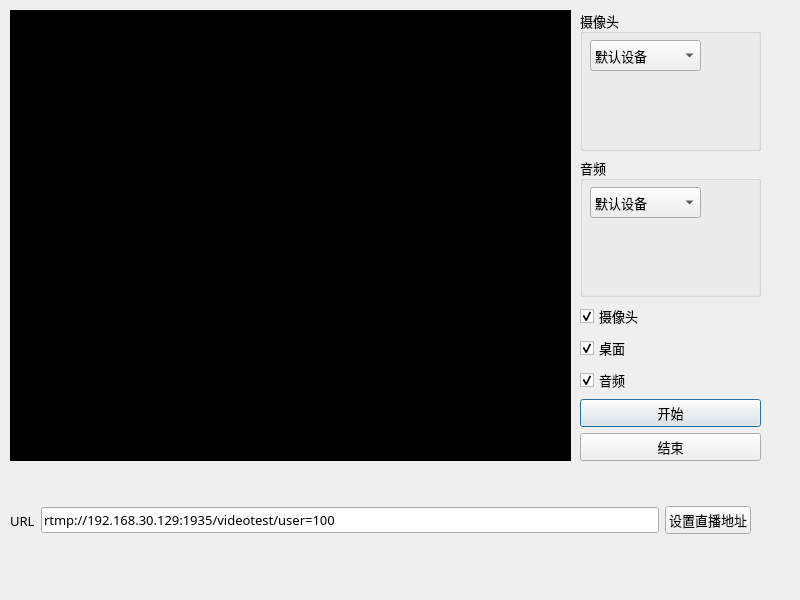
<?xml version="1.0" encoding="UTF-8"?>
<ui version="4.0">
 <class>RecorderDialog</class>
 <widget class="QDialog" name="RecorderDialog">
  <property name="geometry">
   <rect>
    <x>0</x>
    <y>0</y>
    <width>800</width>
    <height>600</height>
   </rect>
  </property>
  <property name="minimumSize">
   <size>
    <width>800</width>
    <height>600</height>
   </size>
  </property>
  <property name="maximumSize">
   <size>
    <width>800</width>
    <height>600</height>
   </size>
  </property>
  <property name="font">
   <font>
    <family>微软雅黑</family>
    <pointsize>10</pointsize>
   </font>
  </property>
  <property name="windowTitle">
   <string>RecorderDialog</string>
  </property>
  <widget class="QWidget" name="wdg_content" native="true">
   <property name="geometry">
    <rect>
     <x>0</x>
     <y>0</y>
     <width>791</width>
     <height>571</height>
    </rect>
   </property>
   <property name="font">
    <font>
     <family>微软雅黑</family>
     <pointsize>10</pointsize>
    </font>
   </property>
   <widget class="QWidget" name="wdg_show" native="true">
    <property name="geometry">
     <rect>
      <x>10</x>
      <y>10</y>
      <width>561</width>
      <height>451</height>
     </rect>
    </property>
    <property name="styleSheet">
     <string notr="true">background-color: rgb(0, 0, 0);</string>
    </property>
    <layout class="QHBoxLayout" name="horizontalLayout">
     <item>
      <widget class="QLabel" name="lb_showImage">
       <property name="text">
        <string/>
       </property>
       <property name="alignment">
        <set>Qt::AlignCenter</set>
       </property>
      </widget>
     </item>
    </layout>
   </widget>
   <widget class="QWidget" name="layoutWidget">
    <property name="geometry">
     <rect>
      <x>580</x>
      <y>10</y>
      <width>181</width>
      <height>451</height>
     </rect>
    </property>
    <layout class="QVBoxLayout" name="verticalLayout">
     <item>
      <widget class="QGroupBox" name="gb_camera">
       <property name="title">
        <string>摄像头</string>
       </property>
       <widget class="QComboBox" name="cbx_cameraDev">
        <property name="geometry">
         <rect>
          <x>10</x>
          <y>30</y>
          <width>111</width>
          <height>31</height>
         </rect>
        </property>
        <item>
         <property name="text">
          <string>默认设备</string>
         </property>
        </item>
       </widget>
      </widget>
     </item>
     <item>
      <widget class="QGroupBox" name="gb_audio">
       <property name="title">
        <string>音频</string>
       </property>
       <widget class="QComboBox" name="cbx_audioDev">
        <property name="geometry">
         <rect>
          <x>10</x>
          <y>30</y>
          <width>111</width>
          <height>31</height>
         </rect>
        </property>
        <item>
         <property name="text">
          <string>默认设备</string>
         </property>
        </item>
       </widget>
      </widget>
     </item>
     <item>
      <widget class="QCheckBox" name="cb_camera">
       <property name="text">
        <string>摄像头</string>
       </property>
       <property name="checked">
        <bool>true</bool>
       </property>
      </widget>
     </item>
     <item>
      <widget class="QCheckBox" name="cb_desktop">
       <property name="text">
        <string>桌面</string>
       </property>
       <property name="checked">
        <bool>true</bool>
       </property>
      </widget>
     </item>
     <item>
      <widget class="QCheckBox" name="cb_audio">
       <property name="text">
        <string>音频</string>
       </property>
       <property name="checked">
        <bool>true</bool>
       </property>
      </widget>
     </item>
     <item>
      <widget class="QPushButton" name="pb_start">
       <property name="text">
        <string>开始</string>
       </property>
      </widget>
     </item>
     <item>
      <widget class="QPushButton" name="pb_stop">
       <property name="text">
        <string>结束</string>
       </property>
      </widget>
     </item>
    </layout>
   </widget>
   <widget class="QWidget" name="layoutWidget">
    <property name="geometry">
     <rect>
      <x>10</x>
      <y>490</y>
      <width>741</width>
      <height>61</height>
     </rect>
    </property>
    <layout class="QHBoxLayout" name="horizontalLayout_2">
     <item>
      <widget class="QLabel" name="lb_url">
       <property name="text">
        <string>URL</string>
       </property>
      </widget>
     </item>
     <item>
      <widget class="QLineEdit" name="le_url">
       <property name="text">
        <string>rtmp://192.168.30.129:1935/videotest/user=100</string>
       </property>
      </widget>
     </item>
     <item>
      <widget class="QPushButton" name="pb_setUrl">
       <property name="text">
        <string>设置直播地址</string>
       </property>
      </widget>
     </item>
    </layout>
   </widget>
  </widget>
 </widget>
 <resources/>
 <connections/>
</ui>
